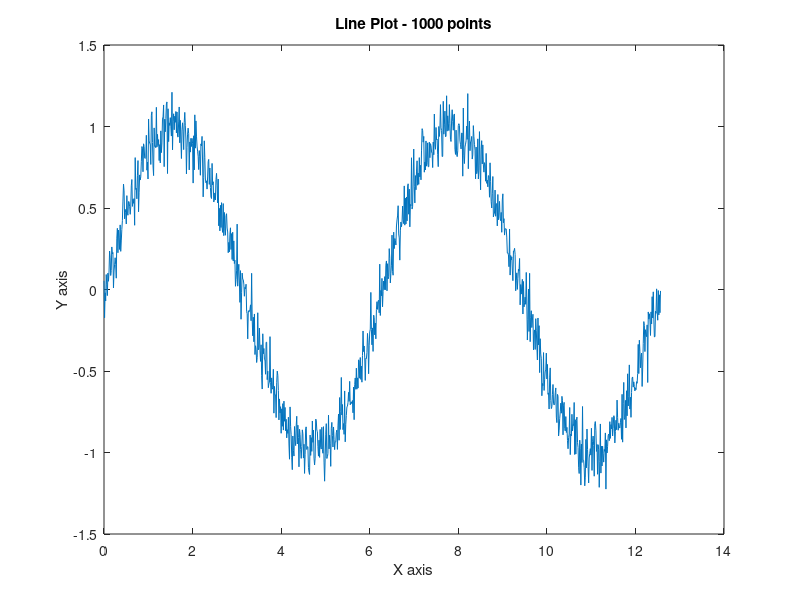
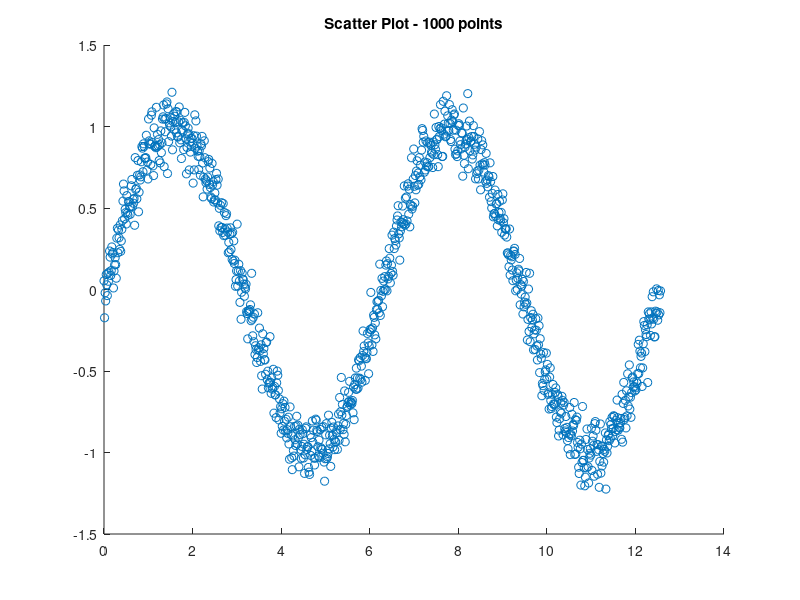
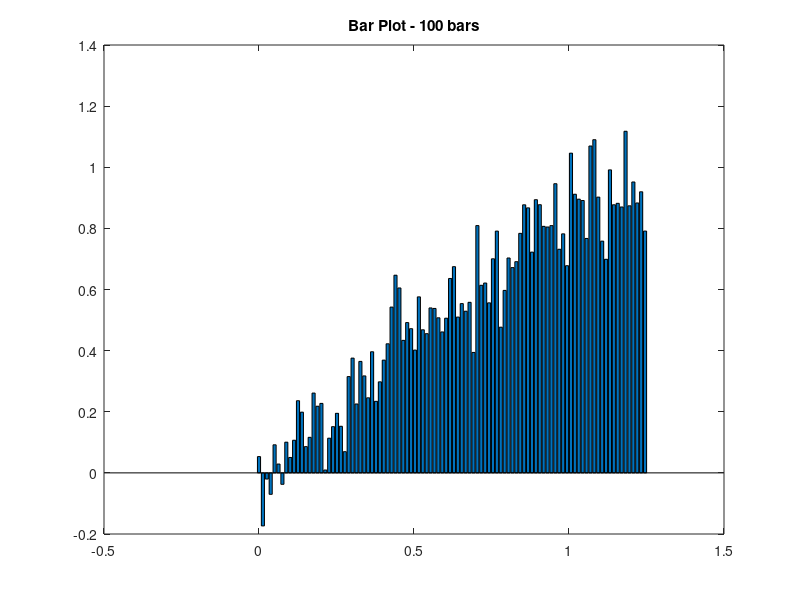
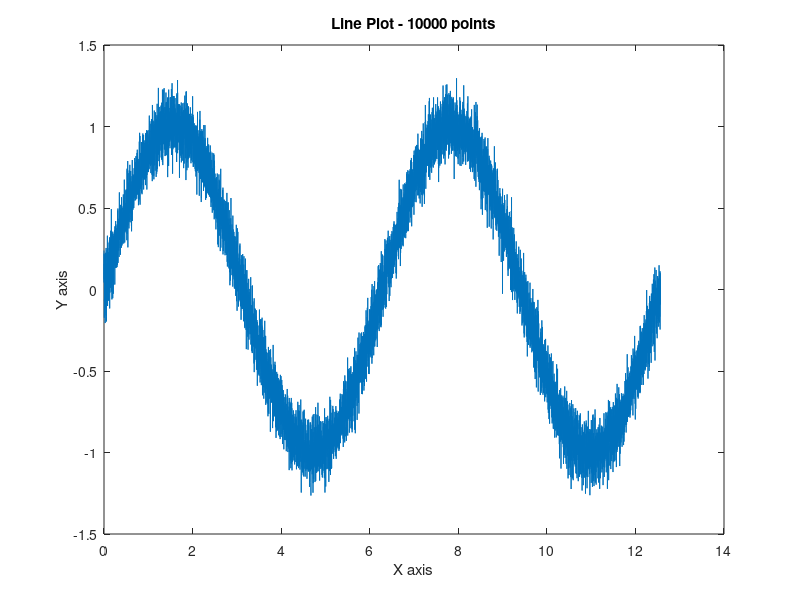

MATLAB code to generate these figures, in order:
% Plotting Performance Benchmark
% Tests plotting speed and responsiveness

function run_plotting_benchmark()
    fprintf('Running plotting performance benchmark...\n');
    
    % Test different plot sizes
    sizes = [1000, 10000, 50000];
    
    for i = 1:length(sizes)
        n = sizes(i);
        fprintf('\n=== Plot size: %d points ===\n', n);
        
        % Generate test data
        x = linspace(0, 4*pi, n);
        y = sin(x) + 0.1 * randn(1, n);
        
        % Line plot performance
        tic;
        figure('visible', 'off'); % Don't show window for benchmarking
        plot(x, y);
        title(sprintf('Line Plot - %d points', n));
        xlabel('X axis');
        ylabel('Y axis');
        line_time = toc;
        close;
        fprintf('Line plot: %.4f seconds\n', line_time);
        
        % Scatter plot performance
        tic;
        figure('visible', 'off');
        scatter(x(1:min(n,5000)), y(1:min(n,5000))); % Limit scatter points
        title(sprintf('Scatter Plot - %d points', min(n,5000)));
        scatter_time = toc;
        close;
        fprintf('Scatter plot: %.4f seconds\n', scatter_time);
        
        % Bar plot performance (smaller dataset)
        if n <= 1000
            tic;
            figure('visible', 'off');
            bar(x(1:100), y(1:100));
            title('Bar Plot - 100 bars');
            bar_time = toc;
            close;
            fprintf('Bar plot: %.4f seconds\n', bar_time);
        end
    end
end

% Run the benchmark
run_plotting_benchmark();